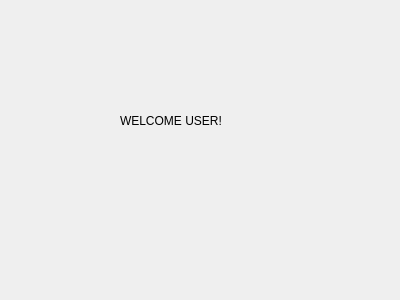
<?xml version="1.0" encoding="UTF-8"?>
<ui version="4.0">
 <class>Dialog</class>
 <widget class="QDialog" name="Dialog">
  <property name="geometry">
   <rect>
    <x>0</x>
    <y>0</y>
    <width>400</width>
    <height>300</height>
   </rect>
  </property>
  <property name="windowTitle">
   <string>Dialog</string>
  </property>
  <widget class="QLabel" name="label">
   <property name="geometry">
    <rect>
     <x>120</x>
     <y>70</y>
     <width>151</width>
     <height>101</height>
    </rect>
   </property>
   <property name="text">
    <string>WELCOME USER!</string>
   </property>
  </widget>
 </widget>
 <resources/>
 <connections/>
</ui>
